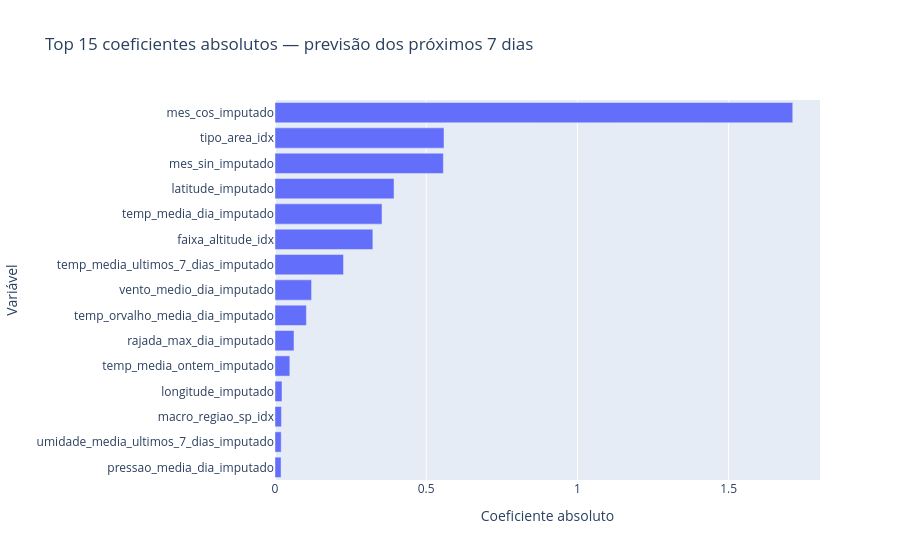

Notebook code cell kept with this figure:
### Markdown cell above
### Gráfico: top 15 coeficientes absolutos — próximos 7 dias

### Code cell
coef_semana_top15 = spark.sql("""
    SELECT
        feature,
        coeficiente,
        coeficiente_absoluto
    FROM coef_semana
    ORDER BY coeficiente_absoluto DESC
    LIMIT 15
""")

coef_semana_plot = spark_df_para_dicts(coef_semana_top15)

fig = px.bar(
    coef_semana_plot,
    x="coeficiente_absoluto",
    y="feature",
    orientation="h",
    title="Top 15 coeficientes absolutos — previsão dos próximos 7 dias",
    labels={
        "coeficiente_absoluto": "Coeficiente absoluto",
        "feature": "Variável"
    }
)

fig.update_layout(yaxis={"categoryorder": "total ascending"})
fig.show()

### Figure 1 — Plotly figure (JSON) as saved in the notebook; plotly's stock layout.template omitted (floating-point values rounded to 4 significant figures)
{"data": [{"hovertemplate": "Coeficiente absoluto=%{x}<br>Variável=%{y}<extra></extra>", "legendgroup": "", "marker": {"color": "#636efa", "pattern": {"shape": ""}}, "name": "", "orientation": "h", "showlegend": false, "textposition": "auto", "type": "bar", "x": [1.712, 0.5588, 0.5567, 0.3936, 0.3538, 0.3236, 0.2265, 0.1209, 0.1038, 0.06285, 0.04902, 0.0232, 0.02132, 0.02055, 0.01999], "xaxis": "x", "y": ["mes_cos_imputado", "tipo_area_idx", "mes_sin_imputado", "latitude_imputado", "temp_media_dia_imputado", "faixa_altitude_idx", "temp_media_ultimos_7_dias_imputado", "vento_medio_dia_imputado", "temp_orvalho_media_dia_imputado", "rajada_max_dia_imputado", "temp_media_ontem_imputado", "longitude_imputado", "macro_regiao_sp_idx", "umidade_media_ultimos_7_dias_imputado", "pressao_media_dia_imputado"], "yaxis": "y"}], "layout": {"barmode": "relative", "legend": {"tracegroupgap": 0}, "title": {"text": "Top 15 coeficientes absolutos — previsão dos próximos 7 dias"}, "xaxis": {"anchor": "y", "domain": [0, 1], "title": {"text": "Coeficiente absoluto"}}, "yaxis": {"anchor": "x", "categoryorder": "total ascending", "domain": [0, 1], "title": {"text": "Variável"}}}}
